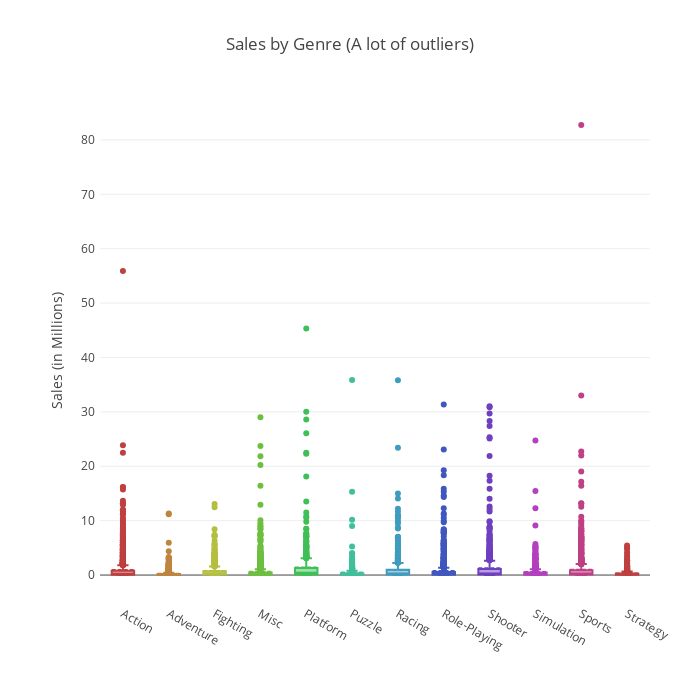

The notebook cell this image was saved under:
### Code cell
import random
from numpy import * 
genres = sales_by_genre.Genre.unique()
traces = []
c = ['hsl('+str(h)+',50%'+',50%)' for h in linspace(0, 360, len(genres))]

for i in range(len(genres)):
    genre = genres[i]
    df_genre = sales_by_genre[sales_by_genre.Genre == genre]
    trace = go.Box(
        y=np.array(df_genre.Global_Sales),
        name=genre,
        boxmean=True,
        marker={'color': c[i]}
    )
    
    traces.append(trace)

layout = go.Layout(
    title='Sales by Genre (A lot of outliers)',
    showlegend=False,
    yaxis=dict(
        title='Sales (in Millions)'
    ),
    height=700, width=700,
    margin=go.Margin(
        l=100,
        r=50,
        b=100,
        t=100,
        pad=4
    )
)
    

fig = go.Figure(data=traces, layout=layout)
plotly.offline.iplot(fig)

### Figure 1 — Plotly figure (JSON) as saved in the notebook; plotly's stock layout.template omitted (floating-point values rounded to 4 significant figures; data arrays with more than 128 entries replaced by an {"elided": "..."} marker saying what was removed)
{"data": [{"boxmean": true, "marker": {"color": "hsl(0.0,50%,50%)"}, "name": "Action", "type": "box", "y": {"elided": "1925 float values"}}, {"boxmean": true, "marker": {"color": "hsl(32.7272727273,50%,50%)"}, "name": "Adventure", "type": "box", "y": {"elided": "1048 float values"}}, {"boxmean": true, "marker": {"color": "hsl(65.4545454545,50%,50%)"}, "name": "Fighting", "type": "box", "y": {"elided": "612 float values"}}, {"boxmean": true, "marker": {"color": "hsl(98.1818181818,50%,50%)"}, "name": "Misc", "type": "box", "y": {"elided": "1327 float values"}}, {"boxmean": true, "marker": {"color": "hsl(130.909090909,50%,50%)"}, "name": "Platform", "type": "box", "y": {"elided": "589 float values"}}, {"boxmean": true, "marker": {"color": "hsl(163.636363636,50%,50%)"}, "name": "Puzzle", "type": "box", "y": {"elided": "499 float values"}}, {"boxmean": true, "marker": {"color": "hsl(196.363636364,50%,50%)"}, "name": "Racing", "type": "box", "y": {"elided": "772 float values"}}, {"boxmean": true, "marker": {"color": "hsl(229.090909091,50%,50%)"}, "name": "Role-Playing", "type": "box", "y": {"elided": "1219 float values"}}, {"boxmean": true, "marker": {"color": "hsl(261.818181818,50%,50%)"}, "name": "Shooter", "type": "box", "y": {"elided": "817 float values"}}, {"boxmean": true, "marker": {"color": "hsl(294.545454545,50%,50%)"}, "name": "Simulation", "type": "box", "y": {"elided": "726 float values"}}, {"boxmean": true, "marker": {"color": "hsl(327.272727273,50%,50%)"}, "name": "Sports", "type": "box", "y": {"elided": "1379 float values"}}, {"boxmean": true, "marker": {"color": "hsl(360.0,50%,50%)"}, "name": "Strategy", "type": "box", "y": {"elided": "584 float values"}}], "layout": {"height": 700, "margin": {"b": 100, "l": 100, "pad": 4, "r": 50, "t": 100}, "showlegend": false, "title": "Sales by Genre (A lot of outliers)", "width": 700, "yaxis": {"title": "Sales (in Millions)"}}}
